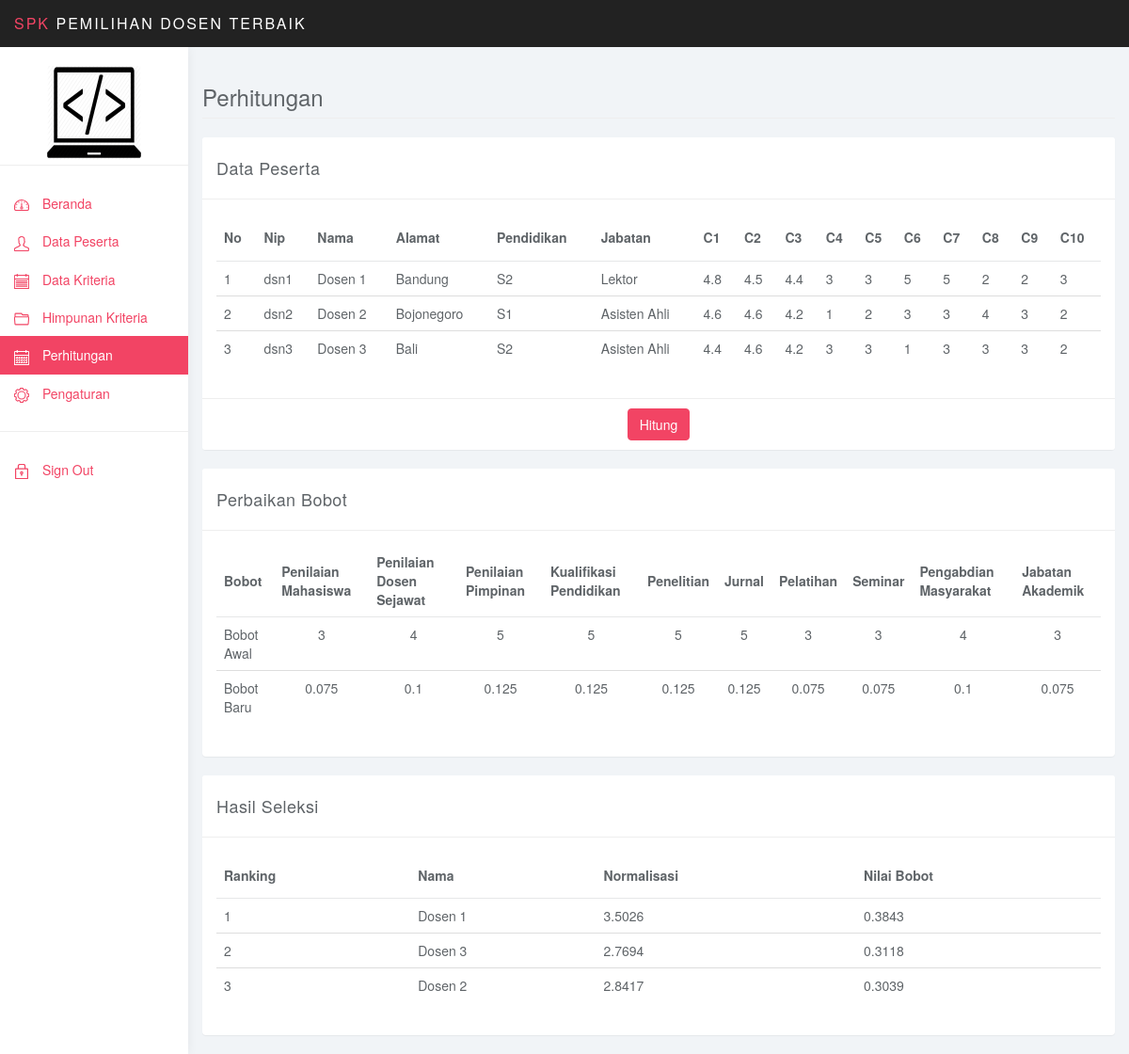
Screenshot of /admin/index.php?ap=hitung&proses=1 (signed in) with the database file from the repository.
### tables this page shows
CREATE TABLE IF NOT EXISTS `dosen_peserta` (
  `id_dosen` int(11) NOT NULL AUTO_INCREMENT,
  `nip` varchar(10) NOT NULL,
  `nama` varchar(30) NOT NULL,
  `alamat` varchar(100) NOT NULL,
  `pendidikan` varchar(20) NOT NULL,
  `jabatan` varchar(20) NOT NULL,
  `c1` double NOT NULL DEFAULT 1,
  `c2` double NOT NULL DEFAULT 1,
  `c3` double NOT NULL DEFAULT 1,
  `c4` double NOT NULL DEFAULT 1,
  `c5` double NOT NULL DEFAULT 1,
  `c6` double NOT NULL DEFAULT 1,
  `c7` double NOT NULL DEFAULT 1,
  `c8` double NOT NULL DEFAULT 1,
  `c9` double NOT NULL DEFAULT 1,
  `c10` double NOT NULL DEFAULT 1,
  `vektor_s` double NOT NULL DEFAULT 0,
  `vektor_v` double NOT NULL DEFAULT 0,
  PRIMARY KEY (`id_dosen`)
);

CREATE TABLE IF NOT EXISTS `tb_kriteria` (
  `id_kriteria` int(11) NOT NULL AUTO_INCREMENT,
  `nama_kriteria` varchar(30) NOT NULL,
  `bobot` int(11) NOT NULL,
  PRIMARY KEY (`id_kriteria`)
);

### admin/aplikasi/perhitungan/index.php (the view, shortened to what this page needs)
<div class="row">
    <div class="col-lg-12">
        <h3 class="page-header">Perhitungan</h3>
    </div>
</div>
<div class="row">
    <div class="col-md-12">
        <div class="panel panel-default">
            <div class="panel-heading">Data Peserta</div>
            <div class="panel-body">
                <table class="table">
                    <thead>
                        <tr>
                            <th>No</th>
                            <th>Nip</th>
                            <th>Nama</th>
                            <th>Alamat</th>
                            <th>Pendidikan</th>
                            <th>Jabatan</th>
                            <?php
                            for ($i = 1; $i <= 10; $i++)
                                echo "<th>C$i</th>";
                            ?>
                        </tr>
                    </thead>
                    <tbody>
                        <?php
                        include "../koneksi.php";
                        $no = 0;
                        $query = "select * from dosen_peserta";
                        $hasil = mysqli_query($koneksi, $query) or die("");
                        while ($data = mysqli_fetch_array($hasil)) {
                            $no++;
                        ?>
                            <tr>
                                <td><?php echo "" . $no; ?></td>
                                <td><?php echo $data['nip']; ?></td>
                                <td><?php echo $data['nama']; ?></td>
                                <td><?php echo $data['alamat']; ?></td>
                                <td><?php echo $data['pendidikan']; ?></td>
                                <td><?php echo $data['jabatan']; ?></td>
                                <?php
                                for ($c = 1; $c <= 10; $c++) {
                                    $tb = "c" . $c;
                                ?><td><?php echo round($data[$tb], 2); ?></td><?php
                                                                                }
                                                                            ?>
                            <?php
                        }
                            ?>
                            </tr>
                    </tbody>
                </table>
            </div>
            <div class="panel-footer">
                <center><a href="?ap=hitung&proses=1" class="btn btn-primary">Hitung</a></center>
            </div>
        </div>
    </div>
</div>
<?php
if (isset($_GET['proses'])) {
    if ($_GET['proses'] == 1) {
?>
        <div class="row">
            <div class="col-md-12">
                <div class="panel panel-default">
                    <div class="panel-heading">Perbaikan Bobot</div>
                    <div class="panel-body">
                        <table class="table">
                            <thead>
                                <tr>
                                    <th>Bobot</th>
                                    <?php
                                    include "../koneksi.php";
                                    $query = "select * from tb_kriteria";
                                    $hasil = mysqli_query($koneksi, $query);
                                    while ($data = mysqli_fetch_array($hasil)) {
                                    ?>
                                        <th text-algin="center"><?php echo "$data[nama_kriteria]"; ?></th>
                                    <?php
                                    }
                                    ?>
                                </tr>
                            </thead>
                            <tbody>
                                <tr>
                                    <td>Bobot Awal</td>
                                    <?php
                                    $qr = "select * from tb_kriteria";
                                    $b = mysqli_query($koneksi, $qr) or die("");
                                    while ($r = mysqli_fetch_array($b)) {
                                    ?>
                                        <td align="center"><?php echo "$r[bobot]"; ?></td>
                                    <?php
                                    }
                                    ?>
                                </tr>
                                <tr>
                                    <td>Bobot Baru</td>
                                    <?php
                                    $sumB = mysqli_query($koneksi, "SELECT SUM(bobot) AS sum FROM tb_kriteria");
                                    $quB = mysqli_fetch_array($sumB);
                                    $jml_bobot = $quB['sum'];
                                    $qr = "select * from tb_kriteria";
                                    $b = mysqli_query($koneksi, $qr) or die("");
                                    while ($r = mysqli_fetch_array($b)) {
                                        $bb = $r['bobot'] / $jml_bobot;
                                    ?>
                                        <td align="center"><?php echo round($bb, 4); ?></td>
                                    <?php
                                    }
                                    ?>
                                </tr>
                            </tbody>
                        </table>
                    </div>
                </div>
            </div>
        </div>
        <div class="row">
            <div class="col-md-12">
                <div class="panel panel-default">
                    <div class="panel-heading">Hasil Seleksi</div>
                    <div class="panel-body">
                        <table class="table">
                            <thead>
                                <tr>
                                    <th>Ranking</th>
                                    <th>Nama</th>
                                    <th>Normalisasi</th>
                                    <th>Nilai Bobot</th>
                                </tr>
                            </thead>
                            <tbody>
                                <?php
                                $rk = 1;
                                $pr = mysqli_query($koneksi, "select nama, vektor_s, vektor_v from dosen_peserta order by vektor_v desc");
                                while ($dt = mysqli_fetch_array($pr)) {
                                    echo "<tr>";
                                    echo "<td>$rk</td>";
                                    echo "<td>$dt[nama]</td>";
                                    echo "<td>" . round($dt['vektor_s'], 4) . "</td>";
                                    echo "<td>" . round($dt['vektor_v'], 4) . "</td>";
                                    echo "</tr>";
                                    $rk++;
                                }
                                ?>
                            </tbody>
                        </table>
                    </div>
                </div>
            </div>
        </div>
<?php
    } else {
        echo "adasda";
    }
}
?>

### admin/css/styles.css (style rules this page uses)
body { background: #f1f4f7; padding-top: 50px; color: #5f6468; }
a, a:hover, a:focus { color: #F24464; }
h1, h2, h3, h4, h5, h6 { color: #5f6468; }
h3, h4 { font-weight: 300; }
.btn-primary, .btn-primary:hover, .btn-primary:focus, .btn-primary:active, .btn-primary.active, .open > .dropdown-toggle.btn-primary, .btn-primary.disabled, .btn-primary[disabled], fieldset[disabled] .btn-primary, .btn-primary.disabled:hover, .btn-primary[disabled]:hover, fieldset[disabled] .btn-primary:hover, .btn-primary.disabled:focus, .btn-primary[disabled]:focus, fieldset[disabled] .btn-primary:focus, .btn-primary.disabled:active, .btn-primary[disabled]:active, fieldset[disabled] .btn-primary:active, .btn-primary.disabled.active, .btn-primary[disabled].active, fieldset[disabled] .btn-primary.active { background-color: #F24464; border-color: #F24464; }
.panel { border: 0; }
.panel-heading { font-size: 18px; font-weight: 300; letter-spacing: 0.025em; height: 66px; line-height: 45px; }
.panel-default .panel-heading { background: #fff; border-bottom: 1px solid #eee; color: #5f6468; }
.panel-footer { background: #fff; border-top: 1px solid #eee; }
.table { background: #fff; }
.table>thead>tr>th { border-bottom: 1px solid #e6e7e8; vertical-align: middle; height: 50px; }

### rows the page displays
dosen_peserta: nip "dsn1", nama "Dosen 1", alamat "Bandung", pendidikan "S2", jabatan "Lektor", c1 "4.8", c2 "4.5", c3 "4.4", c4 "3", c5 "3", c6 "5", c7 "5", c8 "2", c9 "2", c10 "3", vektor_s "3.5026", vektor_v "0.3843"
dosen_peserta: nip "dsn2", nama "Dosen 2", alamat "Bojonegoro", pendidikan "S1", jabatan "Asisten Ahli", c1 "4.6", c2 "4.6", c3 "4.2", c4 "1", c5 "2", c6 "3", c7 "3", c8 "4", c9 "3", c10 "2", vektor_s "2.8417", vektor_v "0.3039"
dosen_peserta: nip "dsn3", nama "Dosen 3", alamat "Bali", pendidikan "S2", jabatan "Asisten Ahli", c1 "4.4", c2 "4.6", c3 "4.2", c4 "3", c5 "3", c6 "1", c7 "3", c8 "3", c9 "3", c10 "2", vektor_s "2.7694", vektor_v "0.3118"
tb_kriteria: nama_kriteria "Penilaian Mahasiswa", bobot "3", bb "0.075"
tb_kriteria: nama_kriteria "Penilaian Dosen Sejawat", bobot "4", bb "0.1"
tb_kriteria: nama_kriteria "Penilaian Pimpinan", bobot "5", bb "0.125"
tb_kriteria: nama_kriteria "Kualifikasi Pendidikan", bobot "5", bb "0.125"
tb_kriteria: nama_kriteria "Penelitian", bobot "5", bb "0.125"
tb_kriteria: nama_kriteria "Jurnal", bobot "5", bb "0.125"
tb_kriteria: nama_kriteria "Pelatihan", bobot "3", bb "0.075"
tb_kriteria: nama_kriteria "Seminar", bobot "3", bb "0.075"
tb_kriteria: nama_kriteria "Pengabdian Masyarakat", bobot "4", bb "0.1"
tb_kriteria: nama_kriteria "Jabatan Akademik", bobot "3", bb "0.075"
